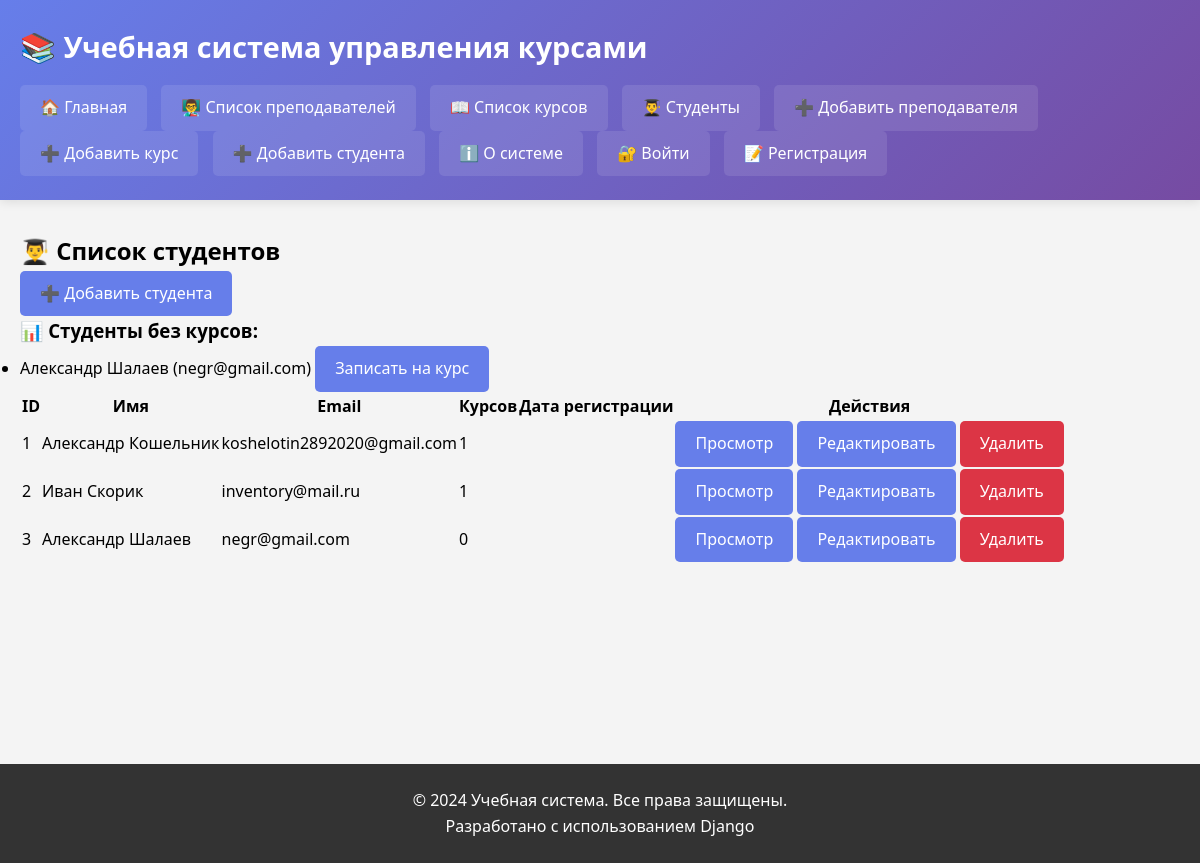
/students/, run on an earlier commit of the app's database.
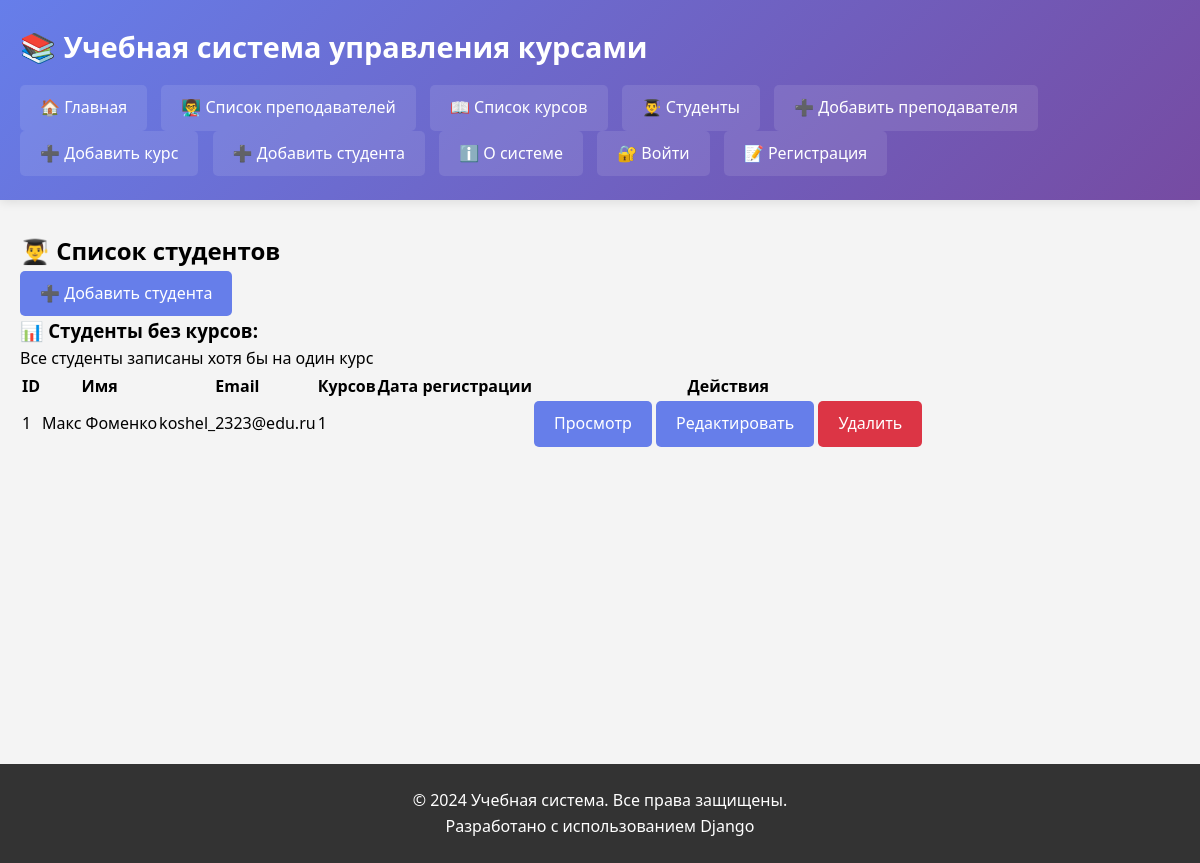
And on a later commit of the database.
### schedule/models.py (models this page shows, shortened)
class Student(models.Model):
    first_name = models.CharField(
        max_length=100,
        verbose_name="Имя"
    )
    last_name = models.CharField(
        max_length=100,
        verbose_name="Фамилия"
    )
    email = models.EmailField(
        unique=True,
        validators=[validate_email_domain],
        verbose_name="Email"
    )
    phone = models.CharField(
        max_length=20,
        blank=True,
        validators=[validate_phone_number],
        verbose_name="Телефон"
    )
    date_of_birth = models.DateField(
        blank=True,
        null=True,
        verbose_name="Дата рождения"
    )
    courses = models.ManyToManyField(
        'Course',
        related_name='students',
        blank=True,
        verbose_name="Курсы"
    )
    login = models.CharField(
        max_length=50,
        unique=True,
        validators=[validate_login],
        verbose_name="Логин"
    )
    password = models.CharField(
        max_length=128,
        validators=[validate_password],
        verbose_name="Пароль"
    )
    student_card = models.CharField(
        max_length=7,
        unique=True,
        blank=True,
        null=True,
        verbose_name="Номер студенческого"
    )
    average_grade = models.DecimalField(
        max_digits=3,
        decimal_places=2,
        default=2.00,
        validators=[MinValueValidator(2.00), MaxValueValidator(5.00)],
        verbose_name="Средний балл"
    )

### schedule/views.py (the view)
# urls.py: path('students/', views.student_list, name='student_list'),
def student_list(request):
    students = Student.objects.all().prefetch_related('courses')
    students_without_courses = students.filter(courses__isnull=True)
    context = {
        'students': students,
        'students_without_courses': students_without_courses
    }
    return render(request, 'schedule/student_list.html', context)

### schedule/templates/schedule/student_list.html (shortened to what this page needs)
{% extends 'schedule/base.html' %}
{% block content %}
<h2>👨‍🎓 Список студентов</h2>
<a href="{% url 'schedule:student_create_form' %}" class="btn">➕ Добавить студента</a>
<h3>📊 Студенты без курсов:</h3>
{% if students_without_courses %}
<ul>
    {% for student in students_without_courses %}
    <li>
        {{ student.first_name }} {{ student.last_name }} ({{ student.email }})
        <a href="{% url 'schedule:student_detail' student.id %}" class="btn">Записать на курс</a>
    </li>
    {% endfor %}
</ul>
{% else %}
<p>Все студенты записаны хотя бы на один курс</p>
{% endif %}
<table>
    <thead>
        <tr>
            <th>ID</th>
            <th>Имя</th>
            <th>Email</th>
            <th>Курсов</th>
            <th>Дата регистрации</th>
            <th>Действия</th>
        </tr>
    </thead>
    <tbody>
        {% for student in students %}
        <tr>
            <td>{{ student.id }}</td>
            <td>{{ student.first_name }} {{ student.last_name }}</td>
            <td>{{ student.email }}</td>
            <td>{{ student.courses.count }}</td>
            <td>{{ student.registration_date|date:"d.m.Y" }}</td>
            <td>
                <a href="{% url 'schedule:student_detail' student.id %}" class="btn">Просмотр</a>
                <a href="{% url 'schedule:student_update' student.id %}" class="btn">Редактировать</a>
                <a href="{% url 'schedule:student_delete' student.id %}" class="btn btn-danger">Удалить</a>
            </td>
        </tr>
        {% empty %}
        <tr>
            <td colspan="6">Нет студентов</td>
        </tr>
        {% endfor %}
    </tbody>
</table>
{% endblock %}

What changed in the data, as far as the page shows it:
removed Student: first_name "Александр", last_name "Шалаев", email "negr@gmail.com", id "3", courses.count "0"
removed Student: id "2", first_name "Иван", last_name "Скорик", email "inventory@mail.ru", courses.count "1"
changed Student id 1: first_name "Александр" → "Макс"; last_name "Кошельник" → "Фоменко"; email "koshelotin2892020@gmail.com" → "koshel_2323@edu.ru"
Also different on the page:
text now shown: "Все студенты записаны хотя бы на один курс"
